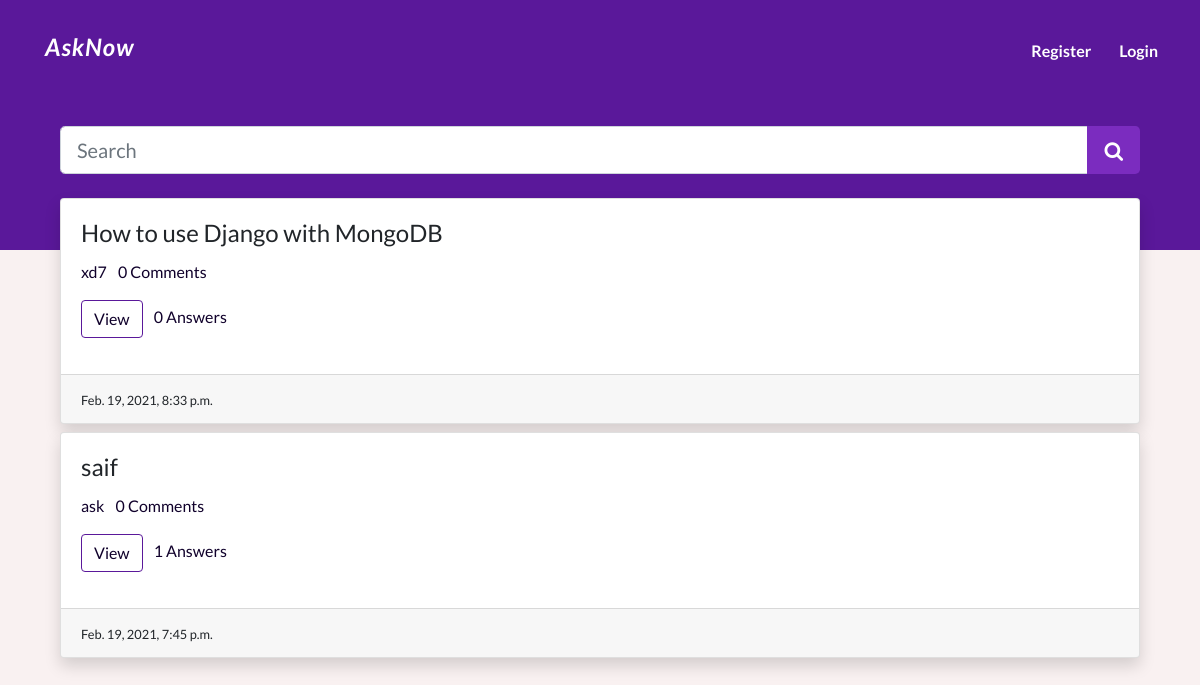
/, run on an earlier commit of the app's database.
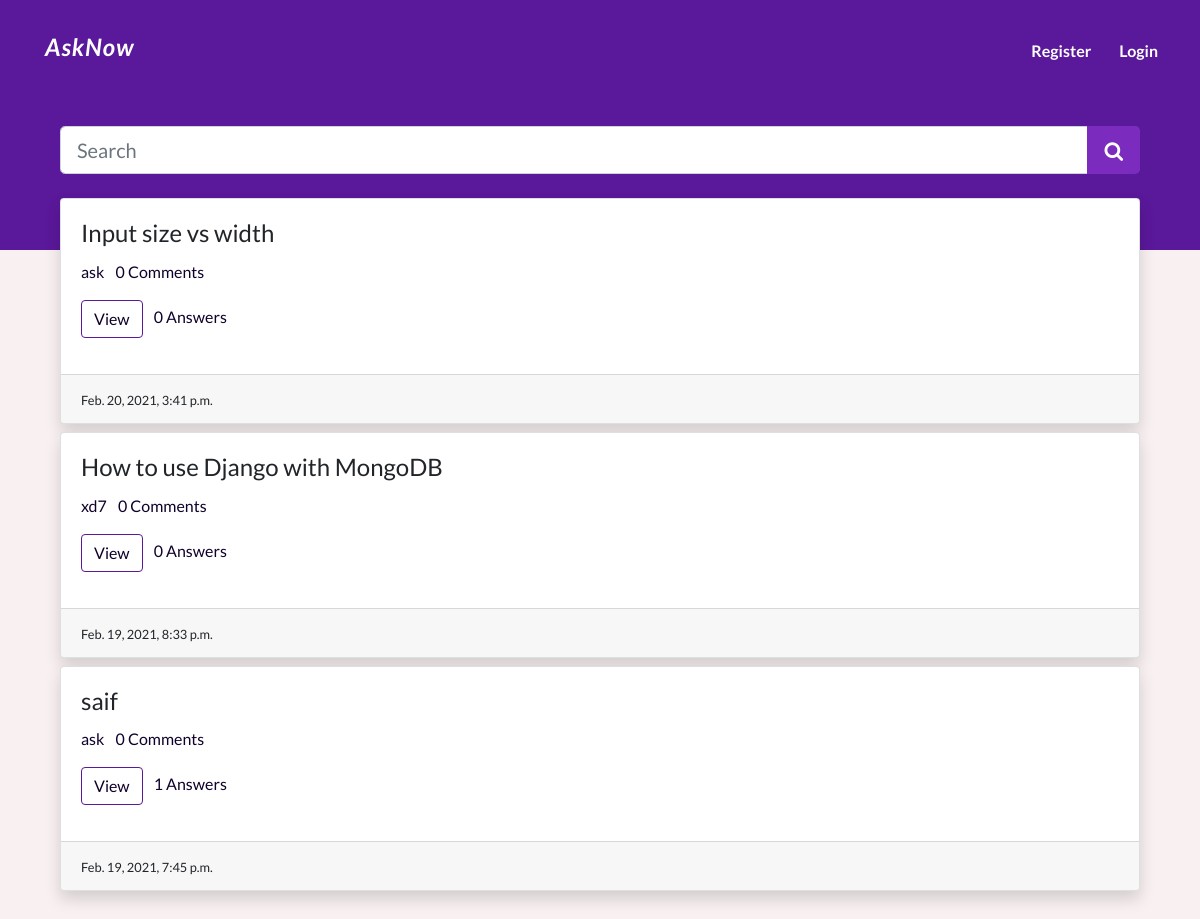
And on a later commit of the database.
### Qpost/models.py (models this page shows, shortened)
class Question(models.Model):
    user = models.ForeignKey(CustomUser, on_delete=models.CASCADE)
    title = models.CharField(max_length=300)
    detail = EditorJsField(editorjs_config={
        'tools': {
            'Image': {
                "config": {
                    'endpoints': {
                        'byFile': '/imageUpload/',
                        'byUrl': '/imageUpload/',
                    },
                    'additionalRequestHeaders': [{"content-Type": 'multipart/form-data'}]}
            },
            "Attaches": {
                "config": {
                    "endpoint": '/fileUpload/'
                },
            }
        }
    })
    tags = models.TextField(default='')
    add_time = models.DateTimeField(auto_now_add=True)

### accounts/models.py (models this page shows)
class CustomUser(AbstractUser):
    bio = models.TextField()
    location = models.CharField(max_length=200)

### Qpost/views.py (the view)
# urls.py: path('', views.home, name="home"),
def home(request):
    title = "AskNow - Home"
    if 'q' in request.GET:
        q = request.GET['q']
        quests = Question.objects.annotate(total_comments=Count(
            'answer__comment')).filter(title__icontains=q).order_by('-id')
    else:
        quests = Question.objects.annotate(
            total_comments=Count('answer__comment')).all().order_by('-id')
    paginator = Paginator(quests, 5)
    page_num = request.GET.get('page', 1)
    quests = paginator.page(page_num)
    return render(request, 'index.html', {'quests': quests, 'title': title})

### templates/index.html (shortened to what this page needs)
{% extends "base.html" %}
{% block content %}
<div class="container py-4">
    {% include "components/search.html" %}
    <div class="container mt-4">
        {% for quest in quests %}
        <div class="card mb-2 shadow">
            <div class="card-body">
                <h4 class="card-title">{{quest.title}}</h4>
                <p>
                    <a href="#" class="mr-2">{{quest.user.username}}</a>
                    <a href="#" class="mr-2">{{quest.total_comments}} Comments</a>
                </p>
                <p>
                    <a href="/detail/{{quest.id}}" type="button" class="mr-2 btn qbtn">View</a>
                    <a class="mr-2 disabled">{{quest.answer_set.count}} Answers</a>
                </p>
            </div>
            <div class="card-footer">
                <small>{{quest.add_time}}</small>
            </div>
        </div>
        {% endfor %}
    </div>
</div>
{% endblock %}

What changed in the data, as far as the page shows it:
added Question: title "Input size vs width", user.username "ask", total_comments "0", answer_set.count "0", add_time "Feb. 20, 2021, 3:41 p.m."
